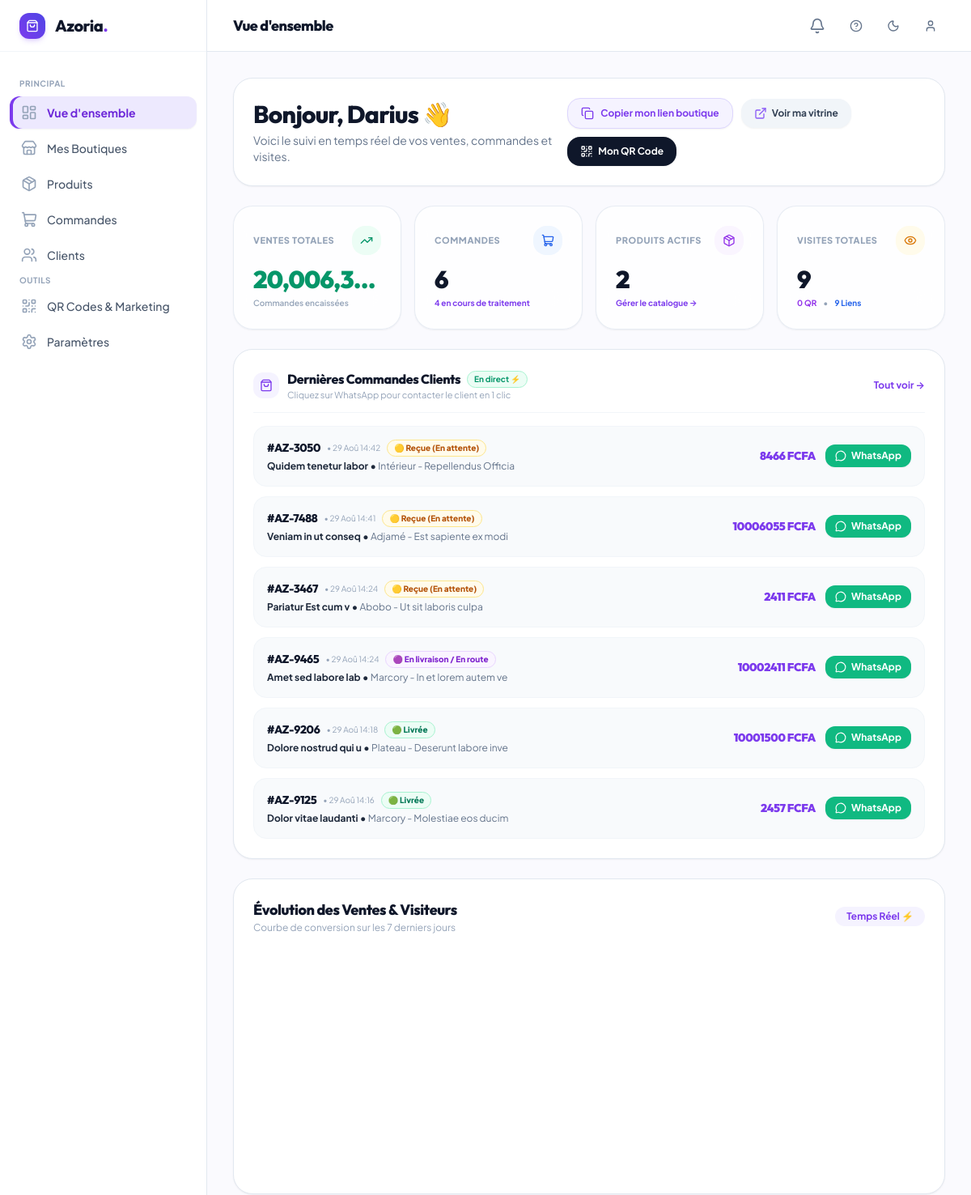
The page /tableau-de-bord/ (signed in, upper part) on the database as committed earlier.
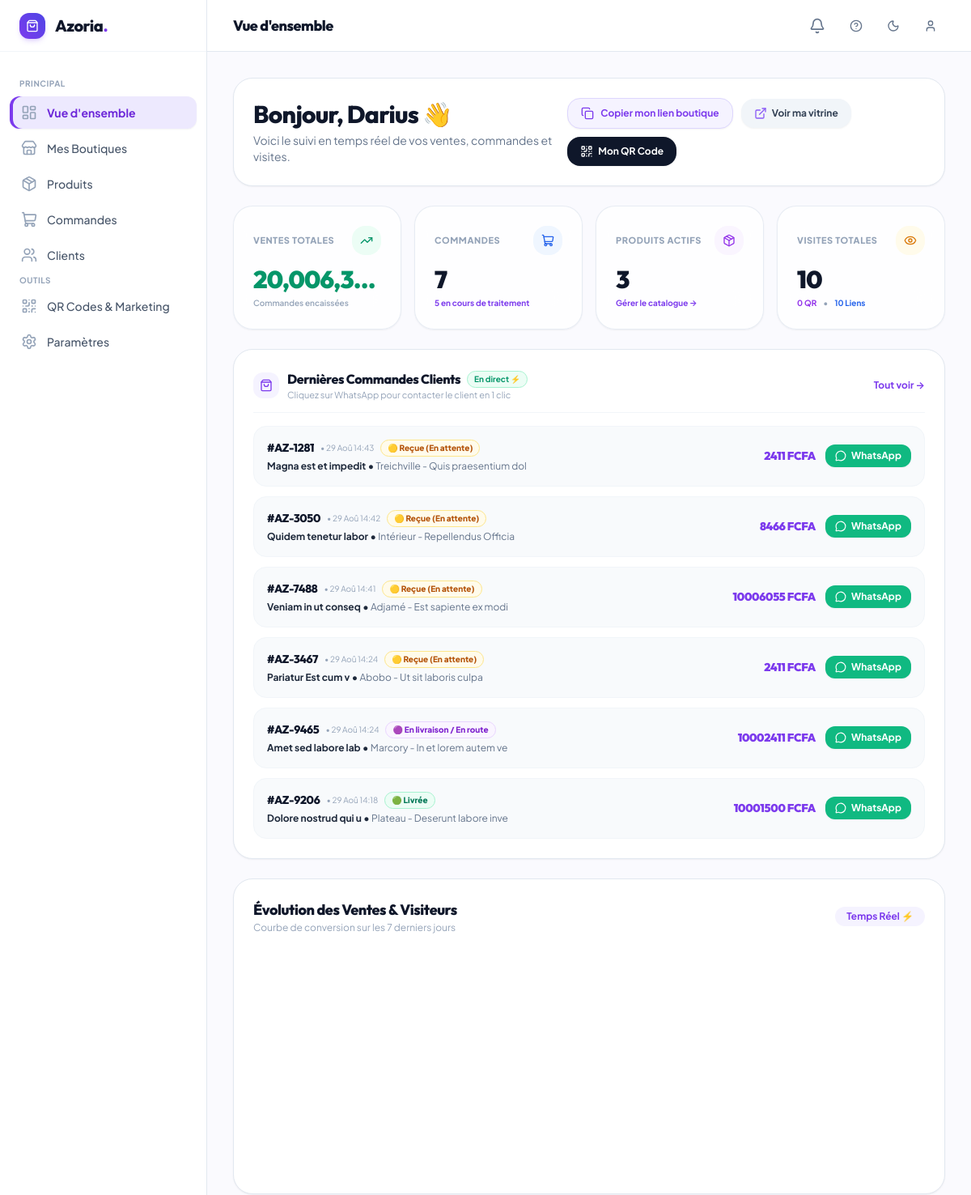
The same page on the database as committed later.
### apps/shop/models.py (models this page shows, shortened)
class Order(models.Model):
    STATUS_CHOICES = [
        ('pending', '🟡 Reçue (En attente)'),
        ('confirmed', '🔵 Confirmée'),
        ('shipped', '🟣 En livraison / En route'),
        ('delivered', '🟢 Livrée'),
        ('cancelled', '🔴 Annulée'),
    ]
    PAYMENT_CHOICES = [
        ('livraison', 'Paiement à la livraison (Cash)'),
        ('wave', 'Wave'),
        ('orange_money', 'Orange Money'),
        ('mtn', 'MTN Mobile Money'),
        ('moov', 'Moov Money'),
    ]
    uuid = models.UUIDField(default=uuid.uuid4, editable=False, unique=True)
    order_number = models.CharField(max_length=30, unique=True, editable=False, verbose_name=_("Numéro de commande"))
    shop = models.ForeignKey(Shop, on_delete=models.CASCADE, related_name='orders', verbose_name=_("Boutique"))
    customer_name = models.CharField(max_length=120, verbose_name=_("Nom du client"))
    customer_phone = models.CharField(max_length=30, verbose_name=_("Téléphone WhatsApp"))
    customer_city = models.CharField(max_length=80, verbose_name=_("Commune / Ville"))
    customer_address = models.CharField(max_length=255, verbose_name=_("Précision adresse / Carrefour / Repère"))
    notes = models.TextField(blank=True, verbose_name=_("Instructions spéciales"))
    subtotal = models.DecimalField(max_digits=12, decimal_places=2, default=0.00, verbose_name=_("Sous-total (FCFA)"))
    delivery_fee = models.DecimalField(max_digits=10, decimal_places=2, default=0.00, verbose_name=_("Frais de livraison (FCFA)"))
    total_amount = models.DecimalField(max_digits=12, decimal_places=2, default=0.00, verbose_name=_("Total TTC (FCFA)"))
    status = models.CharField(max_length=20, choices=STATUS_CHOICES, default='pending', verbose_name=_("Statut"))
    payment_method = models.CharField(max_length=30, choices=PAYMENT_CHOICES, default='livraison', verbose_name=_("Mode de paiement"))
    created_at = models.DateTimeField(auto_now_add=True, verbose_name=_("Date de commande"))
    updated_at = models.DateTimeField(auto_now=True, verbose_name=_("Dernière mise à jour"))
    class Meta:
        verbose_name = _("Commande")
        verbose_name_plural = _("Commandes")
        ordering = ['-created_at']

### apps/core/views.py (the view, shortened to what this page needs)
# urls.py: path('tableau-de-bord/', dashboard_view, name='dashboard'),
@login_required
def dashboard_view(request):
    from apps.shop.models import Shop
    from apps.shop.forms import ShopCreateForm
    from apps.shop.services import get_shop_dashboard_analytics
    shops = Shop.objects.filter(owner=request.user).select_related('branding', 'payment')
    primary_shop = shops.first()
    if primary_shop:
        analytics = get_shop_dashboard_analytics(primary_shop)
    recent_ids = "-".join([str(getattr(o, 'id', '')) for o in analytics.get('recent_orders', [])])
    state_str = f"{analytics.get('total_orders')}-{analytics.get('total_revenue')}-{analytics.get('total_products')}-{analytics.get('total_visits')}-{analytics.get('active_orders')}-{recent_ids}"
    state_hash = hashlib.md5(state_str.encode('utf-8')).hexdigest()
    return render(request, 'core/dashboard.html', {
        'shops': shops,
        'primary_shop': primary_shop,
        'shop_count': shops.count(),
        'analytics': analytics,
        'state_hash': state_hash,
        'shop_form': ShopCreateForm(),
    })

### templates/core/dashboard.html (shortened to what this page needs)
{% extends 'core/base_dashboard.html' %}
{% block header_title %}Vue d'ensemble{% endblock %}
{% block content %}
<div class="space-y-6" x-data="{
    showCreateModal: false,
    copiedToast: false,
    copyLink(text) {
        if (window.AzoriaUI) {
            AzoriaUI.copyToClipboard(text, 'Lien de votre boutique copié ! 🛍️');
            this.copiedToast = true;
            setTimeout(() => this.copiedToast = false, 2500);
        } else {
            navigator.clipboard.writeText(text);
            this.copiedToast = true;
            setTimeout(() => this.copiedToast = false, 2500);
        }
    }
}" @open-create-shop-modal.window="showCreateModal = true">
    <div id="tour-welcome" class="flex flex-col md:flex-row md:items-center justify-between gap-4 bg-white dark:bg-slate-900 p-5 sm:p-6 rounded-3xl border border-slate-200 dark:border-slate-800 shadow-sm">
        <div>
            <div class="flex items-center gap-2">
                <h2 class="font-heading font-extrabold text-2xl sm:text-3xl text-slate-900 dark:text-white tracking-tight">
                    Bonjour, {{ request.user.first_name|default:request.user.email }} 👋
                </h2>
            </div>
            <p class="text-xs sm:text-sm text-slate-500 mt-1">Voici le suivi en temps réel de vos ventes, commandes et visites.</p>
        </div>
        {% if primary_shop %}
        <div class="flex flex-wrap items-center gap-2.5">
            <button @click="copyLink('{{ request.scheme }}://{{ request.get_host }}{% url 'shop:detail' primary_shop.uuid primary_shop.slug %}')"
                    class="inline-flex items-center gap-2 px-4 py-2.5 rounded-2xl bg-brand-50 dark:bg-brand-900/30 text-brand-600 dark:text-brand-400 font-bold text-xs hover:bg-brand-100 transition-all border border-brand-200 dark:border-brand-800/40 shadow-sm active:scale-95">
                <i data-lucide="copy" class="w-4 h-4"></i>
                <span x-text="copiedToast ? 'Lien copié ! ✨' : 'Copier mon lien boutique'"></span>
            </button>
            <a href="{% url 'shop:detail' primary_shop.uuid primary_shop.slug %}" target="_blank"
               class="inline-flex items-center gap-1.5 px-4 py-2.5 rounded-2xl bg-slate-100 dark:bg-slate-800 text-slate-700 dark:text-slate-200 font-bold text-xs hover:bg-slate-200 dark:hover:bg-slate-700 transition-colors shadow-sm">
                <i data-lucide="external-link" class="w-4 h-4 text-brand-500"></i>
                <span>Voir ma vitrine</span>
            </a>
            <a href="{% url 'shop:qr_studio' %}"
               class="inline-flex items-center gap-1.5 px-4 py-2.5 rounded-2xl bg-slate-900 dark:bg-white text-white dark:text-slate-900 font-bold text-xs hover:bg-slate-800 transition-colors shadow-sm">
                <i data-lucide="qr-code" class="w-4 h-4"></i>
                <span>Mon QR Code</span>
            </a>
        </div>
        {% endif %}
    </div>
    {% include 'core/partials/dashboard_live_feed.html' %}
    <div id="tour-chart" class="bg-white dark:bg-slate-900 rounded-3xl p-6 border border-slate-200 dark:border-slate-800 shadow-sm">
        <div class="flex flex-col sm:flex-row sm:items-center justify-between gap-2 mb-4">
            <div>
                <h3 class="font-heading font-extrabold text-base sm:text-lg text-slate-900 dark:text-white">Évolution des Ventes & Visiteurs</h3>
                <p class="text-xs text-slate-400">Courbe de conversion sur les 7 derniers jours</p>
            </div>
            <span class="text-xs font-bold text-brand-600 bg-brand-50 dark:bg-brand-900/30 px-3.5 py-1 rounded-full w-fit">
                Temps Réel ⚡️
            </span>
        </div>
        <div id="salesChart" class="w-full h-[280px]"></div>
    </div>
</div>
{% endblock %}

### templates/core/partials/dashboard_live_feed.html (shortened to what the changed rows need)
<div id="dashboard-live-container"
     hx-get="{% url 'core:dashboard_live_stats' %}"
     hx-trigger="every 15s"
     hx-swap="outerHTML"
     hx-headers='{"X-Dashboard-Hash": "{{ state_hash|default:'' }}"}'
     class="space-y-6">
    <div class="real-content w-full">
        <div id="tour-stats" class="grid grid-cols-2 lg:grid-cols-4 gap-4">
            <div class="bg-white/80 dark:bg-slate-900/80 backdrop-blur-xl p-5 sm:p-6 rounded-3xl border border-slate-200/80 dark:border-slate-800/80 shadow-sm hover:shadow-xl hover:-translate-y-0.5 transition-all duration-300 group">
                <div class="flex items-center justify-between text-slate-500 mb-3">
                    <span class="text-[11px] font-extrabold uppercase tracking-wider text-slate-400">Commandes</span>
                    <div class="w-9 h-9 rounded-2xl bg-blue-50 dark:bg-blue-900/30 text-blue-600 dark:text-blue-400 flex items-center justify-center group-hover:scale-110 transition-transform">
                    </div>
                </div>
                <div class="font-heading font-black text-2xl sm:text-3xl text-slate-900 dark:text-white" data-counter-id="orders" data-counter="{{ analytics.total_orders }}">{{ analytics.total_orders }}</div>
                <span class="text-[10px] font-bold text-brand-600 dark:text-brand-400 mt-1 block">{{ analytics.active_orders }} en cours de traitement</span>
            </div>
            <div class="bg-white/80 dark:bg-slate-900/80 backdrop-blur-xl p-5 sm:p-6 rounded-3xl border border-slate-200/80 dark:border-slate-800/80 shadow-sm hover:shadow-xl hover:-translate-y-0.5 transition-all duration-300 group">
                <div class="flex items-center justify-between text-slate-500 mb-3">
                    <span class="text-[11px] font-extrabold uppercase tracking-wider text-slate-400">Produits Actifs</span>
                    <div class="w-9 h-9 rounded-2xl bg-purple-50 dark:bg-purple-900/30 text-purple-600 dark:text-purple-400 flex items-center justify-center group-hover:scale-110 transition-transform">
                    </div>
                </div>
                <div class="font-heading font-black text-2xl sm:text-3xl text-slate-900 dark:text-white" data-counter-id="products" data-counter="{{ analytics.total_products }}">{{ analytics.total_products }}</div>
                <a href="{% url 'shop:product_list' %}" class="text-[10px] font-bold text-brand-600 dark:text-brand-400 hover:underline mt-1 block">Gérer le catalogue →</a>
            </div>
            <div class="bg-white/80 dark:bg-slate-900/80 backdrop-blur-xl p-5 sm:p-6 rounded-3xl border border-slate-200/80 dark:border-slate-800/80 shadow-sm hover:shadow-xl hover:-translate-y-0.5 transition-all duration-300 group">
                <div class="flex items-center justify-between text-slate-500 mb-3">
                    <span class="text-[11px] font-extrabold uppercase tracking-wider text-slate-400">Visites Totales</span>
                    <div class="w-9 h-9 rounded-2xl bg-amber-50 dark:bg-amber-900/30 text-amber-600 dark:text-amber-400 flex items-center justify-center group-hover:scale-110 transition-transform">
                    </div>
                </div>
                <div class="font-heading font-black text-2xl sm:text-3xl text-slate-900 dark:text-white" data-counter-id="visits" data-counter="{{ analytics.total_visits }}">{{ analytics.total_visits }}</div>
                <div class="flex items-center gap-2 text-[10px] text-slate-400 mt-1 font-semibold">
                    <span class="text-purple-600 font-bold">{{ analytics.qr_visits }} QR</span>
                    <span>•</span>
                    <span class="text-blue-600 font-bold">{{ analytics.direct_visits }} Liens</span>
                </div>
            </div>
        </div>
    </div>
    <div class="bg-white dark:bg-slate-900 rounded-3xl p-6 border border-slate-200 dark:border-slate-800 shadow-sm space-y-4">
        {% if analytics.recent_orders %}
        <div class="space-y-3">
            {% for order in analytics.recent_orders %}
            <div class="p-4 rounded-2xl bg-slate-50 dark:bg-slate-800/60 border border-slate-100 dark:border-slate-700/60 flex flex-col sm:flex-row sm:items-center justify-between gap-3 hover:bg-slate-100/80 dark:hover:bg-slate-800 transition-colors">
                <div class="min-w-0 flex-1">
                    <div class="flex items-center gap-2">
                        <span class="font-heading font-extrabold text-xs sm:text-sm text-slate-900 dark:text-white">{{ order.order_number }}</span>
                        <span class="text-[10px] text-slate-400">• {{ order.created_at|date:"d M H:i" }}</span>
                        <span class="px-2 py-0.5 rounded-full text-[10px] font-extrabold
                            {% if order.status == 'pending' %}bg-amber-50 text-amber-700 border border-amber-200
                            {% elif order.status == 'confirmed' %}bg-blue-50 text-blue-700 border border-blue-200
                            {% elif order.status == 'shipped' %}bg-purple-50 text-purple-700 border border-purple-200
                            {% elif order.status == 'delivered' %}bg-emerald-50 text-emerald-700 border border-emerald-200
                            {% else %}bg-rose-50 text-rose-700 border border-rose-200{% endif %}">
                            {{ order.get_status_display }}
                        </span>
                    </div>
                    <p class="text-xs font-bold text-slate-800 dark:text-slate-200 mt-1">{{ order.customer_name }} • <span class="font-normal text-slate-500">{{ order.customer_city }} - {{ order.customer_address }}</span></p>
                </div>
                <div class="flex items-center justify-between sm:justify-end gap-3 pt-2 sm:pt-0 border-t sm:border-t-0 border-slate-200 dark:border-slate-700">
                    <span class="font-heading font-black text-sm text-brand-600 dark:text-brand-400">{{ order.total_amount|floatformat:0 }} FCFA</span>
                    <a href="https://wa.me/{{ order.customer_phone|cut:' '|cut:'+' }}?text=Bonjour%20{{ order.customer_name|urlencode }},%20merci%20d'avoir%20commandé%20sur%20notre%20boutique%20{{ primary_shop.name|urlencode }}%20(Commande%20{{ order.order_number }})."
                       target="_blank"
                       class="inline-flex items-center gap-1.5 px-3 py-1.5 rounded-xl bg-emerald-500 hover:bg-emerald-600 text-white font-bold text-xs shadow-sm transition-all active:scale-95">
                        <i data-lucide="message-circle" class="w-3.5 h-3.5"></i>
                        <span>WhatsApp</span>
                    </a>
                </div>
            </div>
            {% endfor %}
        </div>
        {% endif %}
    </div>
</div>

Rows that differ between the two databases and show on the page:
no longer on this page (row unchanged): Order: order_number "#AZ-9125", created_at "29 Aoû 14:16", status "🟢 Livrée", customer_name "Dolor vitae laudanti", customer_city "Marcory", customer_address "Molestiae eos ducim", total_amount "2457"
added Order: order_number "#AZ-1281", created_at "29 Aoû 14:43", status "🟡 Reçue (En attente)", customer_name "Magna est et impedit", customer_city "Treichville", customer_address "Quis praesentium dol", total_amount "2411"
Other text that changed with them:
{{ analytics.total_orders }}: "6" → "7"
{{ analytics.active_orders }}: "4" → "5"
{{ analytics.total_products }}: "2" → "3"
{{ analytics.total_visits }}: "9" → "10"
{{ analytics.direct_visits }}: "9" → "10"
